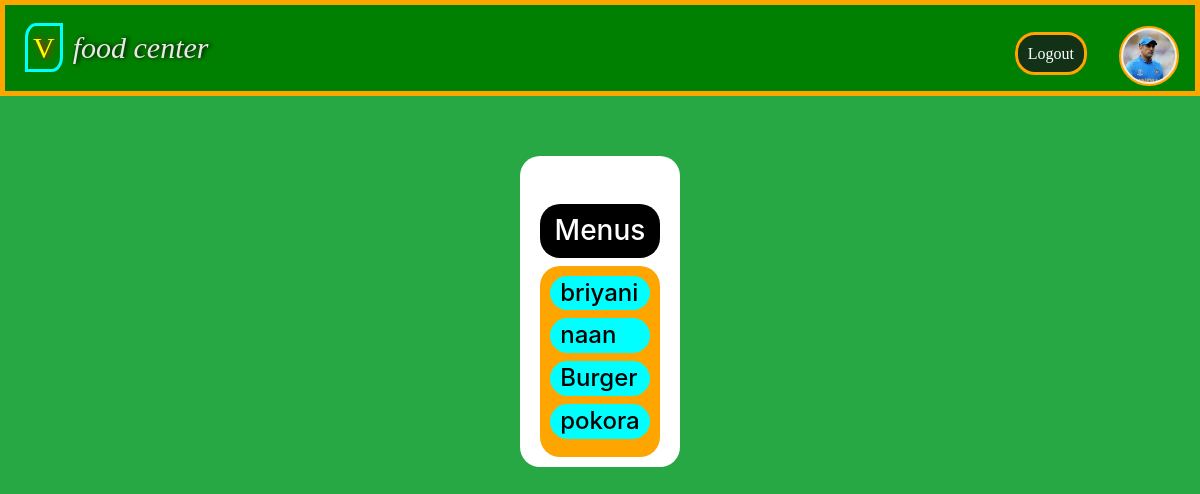
/menus/ (signed in), run on the app's committed database.
### app1/models.py (models this page shows)
class profile(models.Model):
    username=models.OneToOneField(User,on_delete=models.CASCADE,related_name='pro')
    profile_pic=models.ImageField(upload_to='user',blank=True)
    description=models.CharField(max_length=200,blank=True)
    Address=models.TextField(max_length=200,blank=True,default='null')
    pincode=models.IntegerField(blank=True,default=1)

### app2/models.py (models this page shows, shortened)
class Upload_product(models.Model):
    username=models.ForeignKey(User,on_delete=models.CASCADE,related_name='product')
    product_id=models.AutoField( primary_key=True)
    product_type=models.CharField(max_length=100)
    productname=models.CharField(max_length=100)
    product_price=models.IntegerField()
    product_descrition=models.CharField(max_length=200)
    product_image=models.ImageField(upload_to='upload_product')

### app1/views.py (the view)
# urls.py: path('menus/',menus,name='menus'),
def menus(request):
    upo=Upload_product.objects.all()
    l=[]
    k=[]
    for x in upo:
        if x.product_type not in l:
            l.append(x.product_type)
            k.append(x.product_image)
    d={'l':l}
    return render(request,'app1/menus.html',d)

### template/app1/menus.html (shortened to what this page needs)
{% extends 'app1/dummy.html' %}
{% block body_block %}
    <center>
        <div class="pt-5" id="menus_detail">
            <h3>Menus </h3>
            <table >
                <tr>
                    <th id="mtb">{% for x in l %}
                        <a href="{{x}}"><h4>{{x}}</h4></a>
                       {% endfor %}</th>
                </tr>
            </table>
        </div>
    </center>
{% endblock %}

### template/app1/dummy.html (shortened to what this page needs)
{% load static %}
<!DOCTYPE html>
<html lang="en">
<head>
    <link rel="stylesheet" href="{% static 'css/home.css' %}">
    <link rel="stylesheet" href="{% static 'css/nvd.css' %}">
    <link rel="stylesheet" href="{% static 'css/login.css' %}">
    <link rel="stylesheet" href="{% static 'css/upload.css' %}">
    <link rel="stylesheet" href="{% static 'css/pro.css' %}">
    <link rel="stylesheet" href="{% static 'css/delivery1.css' %}">
    <link rel="stylesheet" href="{% static 'css/profile_d.css' %}">
    <link rel="stylesheet" href="{% static 'css/userproductlist.css' %}">
    <link rel="stylesheet" href="{% static 'css/crd.css' %}">
    <link rel="stylesheet" href="{% static 'MDB/css/bootstrap.css' %}">
    <link rel="stylesheet" href="{% static 'MDB/css/bootstrap.min.css' %}">
    <link rel="stylesheet" href="{% static 'fonts icons/fa/css/all.css' %}">
    <link rel="stylesheet" href="{% static 'fonts icons/fa/css/all.min.css' %}">
    <nav class="nav">
        <div class="d-flex flex-row justify-content-end">
            <div><h3><span>V</span><i>food center</i></h3></div>
        </div>
                {% if user.is_authenticated %}
                <div class="profile">
                    <div  >
                        <ul class="pro_ul">
                            <div class="font" onclick="fontes()"><i class="fa-solid fa-bars"></i></div>
                            <li><a href="{% url 'logout_form' %}" class="nav-link" ><span>Logout</span></a></li>
                        {% if user.pro.profile_pic %}
                            <li class="profile_btn" onclick="toggle()"><a  class="nav-link"  ><img src="{{user.pro.profile_pic.url}}" alt="" class="img-fluid rounded-start mt-1"  style="width: 60px; height:60px; border-radius:50px "></a></li>
                        {% else %}
                            <li class="profile_btn" onclick="toggle()"><a  class="nav-link" ><img src="{% static 'images/Default_pfp.svg.png' %}" alt="" class="img-fluid rounded-start"  style="width: 60px; height:60px; border-radius:50px "></a></li>
                        {% endif %}
                        </ul>
                    </div>
                </div>
                {% else %}
                    <ul id="register">
                        <li> <a href="{% url 'register_form' %}"   class=" btn nav-link">Register</a> </li>
                        <li><a href="{% url 'log_form' %}"  class="btn nav-link" >Login</a></li>
                    </ul>
                {% endif %}
    </nav>
</head>
<body class="bg-success">
{% block body_block %}
{% endblock %}
</body>
</html>

### static/css/nvd.css (style rules this page uses)
nav { margin: 0px; align-items: center; padding: 10px 0px 20px 0px ; border: 5px solid orange; background-color:green; position: relative; }
.d-flex>div { position: relative; top: 5px; }
.d-flex>div>h3 { color:rgb(237, 230, 230); margin: 10px; text-shadow: 2px 0 5px black; font-family: Georgia, 'Times New Roman', Times, serif; font-size: 30px; }
.d-flex>div>h3>span { margin:10px; font-size: 30px; padding: 5px; color:yellow; background-color: green; border-radius: 30% 0px 30% 0%; border: 3px solid cyan; text-shadow:2px 0px 7px red ; }

### static/css/pro.css (style rules this page uses)
.profile { padding: 2px; }
.pro_ul { display: flex; list-style-type: none; margin-top: -13px; position: absolute; right: 0px; top: 21%; align-items: center }
.pro_ul>li>a>span { background-color: rgb(18, 49, 23); border: 3px solid orange; padding: 10px; border-radius: 20px; font-family: Georgia, 'Times New Roman', Times, serif; font-size: medium; color:white; }
.pro_ul>.profile_btn>a>img { border: 2px solid orange; border-radius: 50%; background-color: antiquewhite; padding: 2px; }

### static/css/crd.css (style rules this page uses)
body { position: relative; }

### template/app1/dummy.html (style rules this page uses)
.font { position: absolute; right: 110%; top: 10px; font-size: 40px; color: orange; display: none; }
@media only screen and (max-width:1261px) { .font { display: block; } }
@media only screen and (max-width:1261px) { .pro_ul { top: 25%; } }

### template/app1/menus.html (style rules this page uses)
#menus_detail { background-color: white ; display: inline-block; padding: 10px 20px; border-radius: 20px; margin-top: 5%; }
#menus_detail>h3 { background-color: black; color: white; padding: 10px; border-radius: 20px; }
#mtb { background-color: orange; padding: 10px; border-radius: 20px; }
#mtb>a>h4 { background-color: aqua; color: black; padding: 3px 10px; text-decoration: none; border-radius: 20px; }

### data on the page
Upload_product: l "briyani"
Upload_product: l "naan"
Upload_product: l "Burger"
Upload_product: l "pokora"
